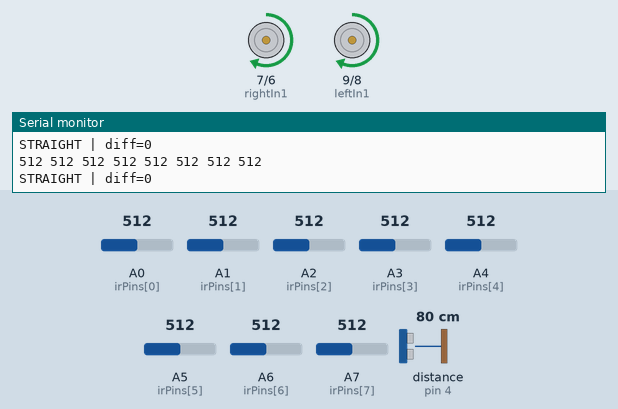
Simulated run of this sketch. Board: Arduino Nano, built with avr-gcc and run on an emulated ATmega328P. On the bench: motor-driver pin pairs drawn as motors (green arrow = first pin HIGH = forward, orange = second pin HIGH = backward, longer = more drive, scaled by the enable pin), the last lines printed to the serial monitor. Wiring (inferred from the names in the program): ultrasonic range finder: trigger pin 3; echo pin 4. The inputs (shaded band) are chosen by the test bench; at power-on: A0 (irPins[0]) = 512, A5 (irPins[5]) = 512, A6 (irPins[6]) = 512, distance to the obstacle (sensor on pin 4) 80 cm, A1 (irPins[1]) = 512, A2 (irPins[2]) = 512, A3 (irPins[3]) = 512, A4 (irPins[4]) = 512, A7 (irPins[7]) = 512. The echo pulse lasts 58.3 µs per cm.

Above: at 1.5 s.
1.6 s: A0 (irPins[0]) set to 538
At 2.8 s:
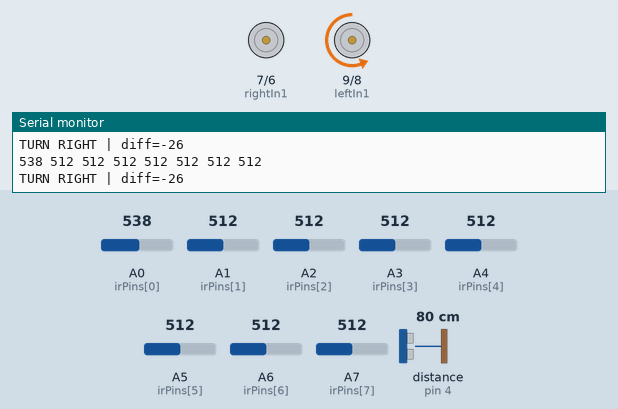
3.1 s: A5 (irPins[5]) set to 521
6.1 s: A5 (irPins[5]) set to 535
At 7.4 s:
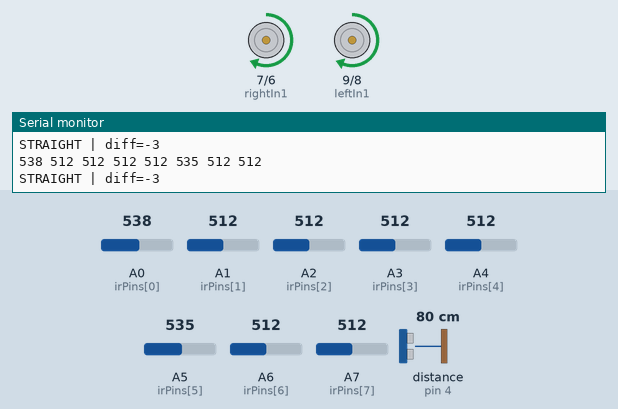
7.7 s: A6 (irPins[6]) set to 536
At 8.6 s:
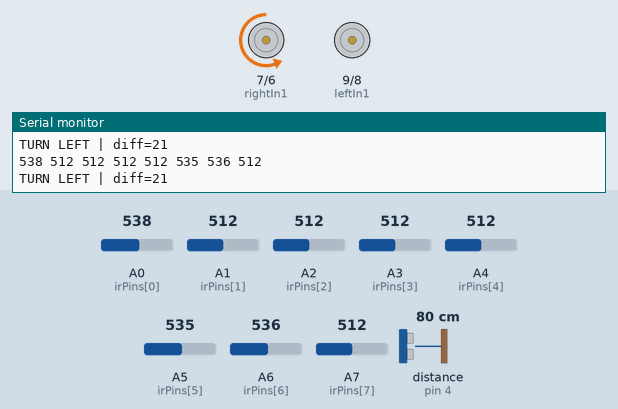
9.2 s: distance to the obstacle (sensor on pin 4) set to 2 cm
At 9.6 s:
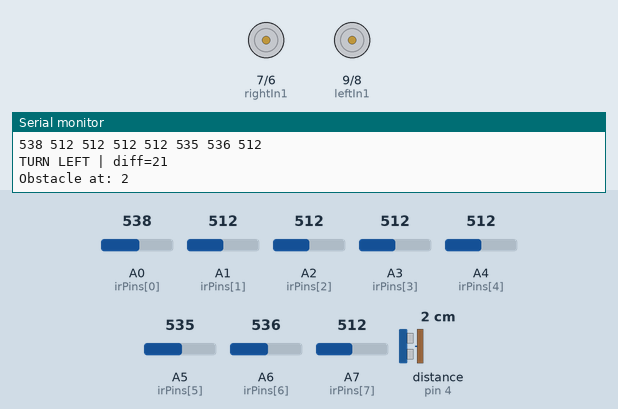
10.7 s: distance to the obstacle (sensor on pin 4) set to 18 cm
At 11.4 s:
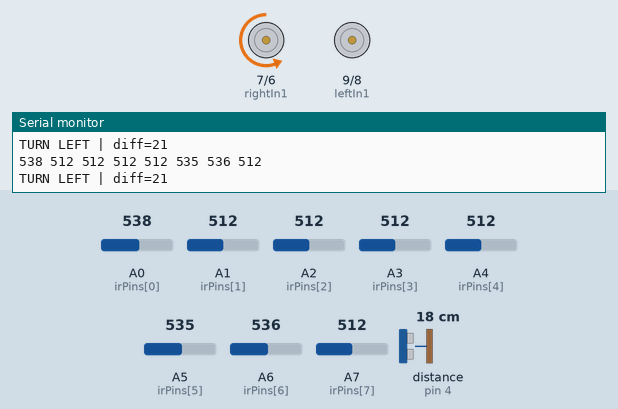
Timing chart, 0 to 13.4 s (numbered marks = the images above; inputs shaded):
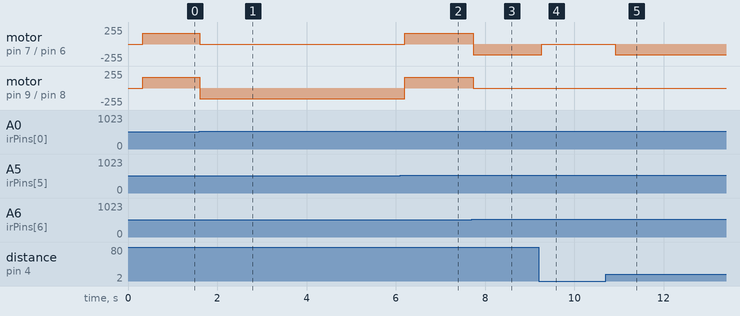

The sketch:

ALFR.ino
```cpp
const int irPins[8] = {A0, A1, A2, A3, A4, A5, A6, A7};

const int trigPin = 3;
const int echoPin = 4;
const int obstacleDistanceCM = 5;

const int leftPWM = 10;
const int leftIn1 = 9;
const int leftIn2 = 8;

const int rightPWM = 5;
const int rightIn1 = 7;
const int rightIn2 = 6;

const int BLACK_THR = 90;
const int WHITE_THR = 80;
const int TH = 10;

int straightSpeed = 160;
const int reduction_factor = -0.2;

void setup() {
  Serial.begin(115200);

  pinMode(trigPin, OUTPUT);
  pinMode(echoPin, INPUT);

  pinMode(leftPWM, OUTPUT);
  pinMode(leftIn1, OUTPUT);
  pinMode(leftIn2, OUTPUT);

  pinMode(rightPWM, OUTPUT);
  pinMode(rightIn1, OUTPUT);
  pinMode(rightIn2, OUTPUT);

  stopMotors();
  delay(300);
}

void loop() {
  long d = readUltrasonicCM();
  if (d > 0 && d <= obstacleDistanceCM) {
    stopMotors();
    Serial.print("Obstacle at: "); Serial.println(d);
    while (true) {
      delay(200);
      long dd = readUltrasonicCM();
      if (dd > obstacleDistanceCM + 5) break;
    }
    delay(20);
  }
  int s[8];
  for (int i = 0; i < 8; i++) s[i] = analogRead(irPins[i]);

  for (int i = 0; i < 8; i++) { Serial.print(String(s[i]) + " "); }
  Serial.println();

  bool AllWhite = (((s[4]+s[3])/2 < WHITE_THR) && (s[7] + s[6] + s[5])/3 < WHITE_THR && (s[2] + s[1] + s[0])/3<WHITE_THR);
  bool AllBlack = (
      ((s[4] + s[3]) / 2 > BLACK_THR) &&
      ((s[7] + s[6] + s[5]) / 3 > BLACK_THR) &&
      ((s[2] + s[1] + s[0]) / 3 > BLACK_THR)
  );

  if (AllWhite) {
    Serial.println("ALL WHITE → BACKWARD");

    digitalWrite(leftIn1, LOW);
    digitalWrite(leftIn2, HIGH);
    analogWrite(leftPWM, 140);

    digitalWrite(rightIn1, LOW);
    digitalWrite(rightIn2, HIGH);
    analogWrite(rightPWM, 140);

    delay(200);
    return;
  }
  int sumLeft  = s[7] + s[6] + s[5];
  int sumRight = s[2] + s[1] + s[0];

  int diff = sumLeft - sumRight;


  if (diff > TH) {
    turnLeftSharp(straightSpeed, straightSpeed*reduction_factor);
    Serial.print("TURN LEFT | diff="); Serial.println(diff);
  }

  else if (diff < -TH) {
    turnRightSharp(straightSpeed*reduction_factor, straightSpeed);
    Serial.print("TURN RIGHT | diff="); Serial.println(diff);
  }

  else {
    forward(straightSpeed, straightSpeed);
    Serial.print("STRAIGHT | diff="); Serial.println(diff);
  }
  // if (AllBlack) {
  //   Serial.println("ALL BLACK → FORWARD FAST");
  //   digitalWrite(leftIn1, HIGH);
  //   digitalWrite(leftIn2, LOW);
  //   analogWrite(leftPWM, straightSpeed);

  //   digitalWrite(rightIn1, HIGH);
  //   digitalWrite(rightIn2, LOW);
  //   analogWrite(rightPWM, straightSpeed);

  //   delay(150);
  //   return;
  // }
  delay(100);
}
void forward(int L, int R) {
  digitalWrite(leftIn1, HIGH);
  digitalWrite(leftIn2, LOW);
  analogWrite(leftPWM, L);

  digitalWrite(rightIn1, HIGH);
  digitalWrite(rightIn2, LOW);
  analogWrite(rightPWM, R);
  delay(20);
}

void turnRightSharp(int Lspeed, int Rspeed) {
  digitalWrite(leftIn1, LOW);
  digitalWrite(leftIn2, HIGH);
  analogWrite(leftPWM, Lspeed);
  digitalWrite(rightIn1, HIGH);
  digitalWrite(rightIn2, LOW);
  analogWrite(rightPWM, Rspeed);
  delay(20);
}

void turnLeftSharp(int Lspeed, int Rspeed) {
  digitalWrite(leftIn1, HIGH);
  digitalWrite(leftIn2, LOW);
  analogWrite(leftPWM, Lspeed);
  digitalWrite(rightIn1, LOW);
  digitalWrite(rightIn2, HIGH);
  analogWrite(rightPWM, Rspeed);
  delay(20);
}


void stopMotors() {
  analogWrite(leftPWM, 0);
  analogWrite(rightPWM, 0);
  digitalWrite(leftIn1, LOW);
  digitalWrite(leftIn2, LOW);
  digitalWrite(rightIn1, LOW);
  digitalWrite(rightIn2, LOW);
  delay(20);
}

long readUltrasonicCM() {
  digitalWrite(trigPin, LOW);
  delayMicroseconds(2);
  digitalWrite(trigPin, HIGH);
  delayMicroseconds(10);
  digitalWrite(trigPin, LOW);

  long dur = pulseIn(echoPin, HIGH, 30000);
  if (dur == 0) return -1;

  return dur / 58;
}
```

Measured:
- the behaviour switches between 522 and 523 on A0 (irPins[0]) (found by bisection; images 0 and 1)
- the behaviour switches between 527 and 528 on A5 (irPins[5]) (found by bisection; images 1 and 2)
- the behaviour switches between 525 and 526 on A6 (irPins[6]) (found by bisection; images 2 and 3)
- after the input at 1.6 s, motor on pin 7 (rightIn1) / pin 6 (rightIn2): forward 160/255 → stopped at once; motor on pin 9 (leftIn1) / pin 8 (leftIn2): forward 160/255 → backward 160/255 at once
- after the input at 6.1 s, motor on pin 7 (rightIn1) / pin 6 (rightIn2): stopped → forward 160/255 after 0.11 s; motor on pin 9 (leftIn1) / pin 8 (leftIn2): backward 160/255 → forward 160/255 after 0.11 s
- after the input at 7.7 s, motor on pin 7 (rightIn1) / pin 6 (rightIn2): forward 160/255 → backward 160/255 at once; motor on pin 9 (leftIn1) / pin 8 (leftIn2): forward 160/255 → stopped at once
- after the input at 9.2 s, motor on pin 7 (rightIn1) / pin 6 (rightIn2): backward 160/255 → stopped after 0.07 s
- after the input at 10.7 s, motor on pin 7 (rightIn1) / pin 6 (rightIn2): stopped → backward 160/255 after 0.21 s
